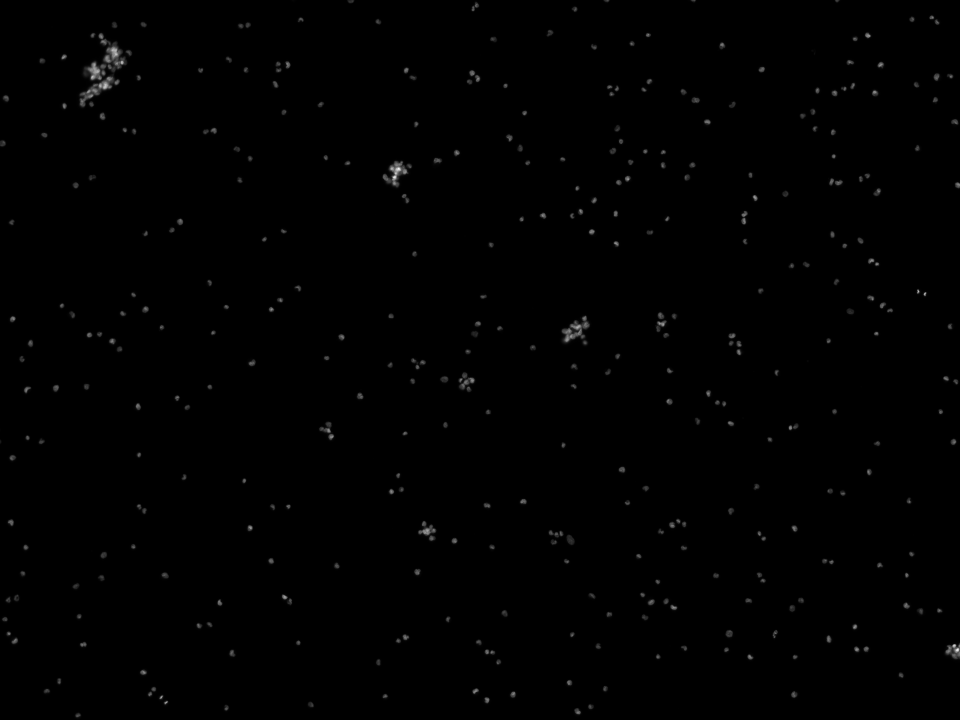
%> input picture ressources/exercise_sols/w5/CellData/Sample E2 - U2OS DAPI channel.tiff, 1920 x 1440 px (shown at 1/2 size)
$ octave BlobAnalysis.m   (GNU Octave 9; MATLAB toolbox functions it lacks are replaced by stand-ins)
%> lines starting %> are read from the running program, lines starting %| are printed output that depends on the picture; in (x1, y1, x2, y2) boxes, pixels count from 0 and x2, y2 are one past the last pixel; in counts of white or black regions, pixels touching at a corner belong together; the program's own positions count from 1
### ressources/exercise_sols/w5/CountCellNuclei.m
function [I,N] = CountCellNuclei(Im)
% CountCellNuclei Count the number of cell nuclei in an image
% specially designed for DAPI stained images from Chemometec
% Return an image (I) with cells nuclei and the number of nuclei N

% Fixex threshold
BW = (Im > 10);

% Remove objects touching border
BWc = imclearborder(BW);

% Label blobs
L = bwlabel(BWc,8);

% blob features
cellStats = regionprops(L, 'All');

cellPerimeter = [cellStats.Perimeter];
cellArea = [cellStats.Area];

% Compute circulatiry
circularity =  (4 * pi * [cellStats.Area]) ./ ([cellStats.Perimeter].^2);

% Filter based on circularit and area
idx = find([circularity] > 0.9 & [cellStats.Area] < 200 & [cellStats.Area] > 50);

% Generate output image and number of found blobs
I = ismember(L,idx);
N = numel(idx);

### ressources/exercise_sols/w5/imagegrid.m
function imagegrid(h,imsize)
% Call: imagegrid(h,imsize)
% h is handle to the axes. Normally just send gca
% imsize is the size of the image. Normally just send size(I)
  set(h,'xtick',1.5:imsize(1)+.5,'ytick',1.5:imsize(2)+.5,...
    'XTickLabel','',...
    'YTickLabel','',...
    'xcolor','r', 'ycolor', 'r','GridLineStyle','-')
  grid on,axis image
end

### ressources/exercise_sols/w5/BlobAnalysis.m
%% Ex 1 & 2
set(0,'defaultaxesfontsize',15);
clear all, close all,clc
load Image1.mat

subplot(1,3,1)
imagesc(Image1);
imagegrid(gca,size(Image1));
colormap(hot);
title('Original image')

subplot(1,3,2);
% 4 connectiviy
L4 = bwlabel(Image1,4);
imagesc(L4);
imagegrid(gca,size(L4));
colormap(hot);
title('4 connectiviy')

subplot(1,3,3);
% 8 connectiviy
L8 = bwlabel(Image1,8);
imagesc(L8);
imagegrid(gca,size(L8));
colormap(hot);
title('8 connectiviy')
% The difference between 4 and 8 connectivity is that regions where the
% cornors of pixels touch are the same region in 8 connectivity but not in
% 4.
%% Ex 3
RGB4 = label2rgb(L4);
RGB8 = label2rgb(L8);

%RGB4 = label2rgb(L4, 'spring', 'c', 'shuffle');
%RGB8 = label2rgb(L8, 'spring', 'c', 'shuffle');

subplot(1,3,1)
imagesc(label2rgb(Image1));
imagegrid(gca,size(Image1));
colormap(hot);
title('Original image')

subplot(1,3,2);
% 4 connectiviy
imagesc(RGB4);
imagegrid(gca,size(RGB4));
title('4 connectiviy')

subplot(1,3,3);
% 8 connectiviy
imagesc(RGB8);
imagegrid(gca,size(RGB8));
title('8 connectiviy')

%% Ex 4 & 5
 stats8 = regionprops(L8, 'Area');
 val1= stats8(1).Area
 val2= stats8(2).Area
 val3= stats8(3).Area
%% Ex 6
allArea = [stats8.Area]
%% Ex 7
idx = find([stats8.Area] > 16);
BW2 = ismember(L8,idx);

imagesc(BW2);
imagegrid(gca,size(BW2));
colormap(hot);

%% Ex 8
 stats8 = regionprops(L8, 'All');

allPerimeter = [stats8.Perimeter]
perimeter_20 = sum(allPerimeter>20)
plot(allArea, allPerimeter, '*'), xlabel('Area'), ylabel('Perimeter');


%% Chemometec U2OS cell analysis - raw images
clear all,close all,clc;
% [4 lines of commented-out code are left out]

I16 = imread('CellData\Sample E2 - U2OS DAPI channel.tiff');
%> I16 is the input picture: size 1440x1920 uint16; min 0, max 65535, mean 327.8
I16c = imcrop(I16, [500 700 500 500]);
%I16c = imcrop(I16, [700 900 500 500]);
%I16c = imcrop(I16, [0 0 500 500]);

%Im = imread('CellData\Sample E2 - U2OS DAPI channel_selection.tif');
Im = im2uint8(I16c);
% [7 lines of commented-out code are left out]
%% Ex 12
imshow(Im, [0 150]); title('DAPI Stained U2OS cell nuclei');
%imshow(Im, [0 150]); title('DAPI Stained COS7 cell nuclei');
%% Ex 13
imhist(Im)
%> figure, not shown here; highest point at x = 0, y = 238521
% 10 is choosen, zoom in to see the values in the histogram
BW = (Im > 10);
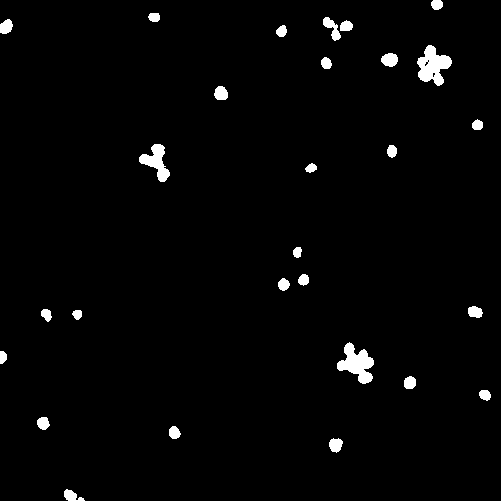
%> BW: size 501x501 logical; 2% white; 28 white regions, largest, box (x1, y1, x2, y2) and area: (417, 45, 452, 86) 815, (337, 342, 374, 384) 812, (139, 144, 170, 182) 543
figure, imshow(BW); title('Thresholded image');
%% Ex 14
BWc = imclearborder(BW);
figure, imshow(BWc); title('Thresholded image - border cells removed');
%% Ex 15
se = strel('disk',3);
BWe = imopen(BWc,se);
%> BWe: size 501x501 logical; 1.8% white; 25 white regions
L = bwlabel(BWe,8);
%> L: size 501x501 double; 26 distinct labels, from 0 to 25
L1 = label2rgb(L);
subplot(1,3,1),
imshow(BWc), title('Original image - border cells removed')
subplot(1,3,2),
imshow(BWe), title('Opened image');
subplot(1,3,3)
imagesc(L1); axis image; title('Regions labeled with RGB colors');
%% Ex 16

cellStats = regionprops(L, 'All');
%> cellStats = 25 regions; largest, box (x1, y1, x2, y2), Area, Centroid, MajorAxisLength, MinorAxisLength and Eccentricity: (417, 45, 452, 86) 811 [433.6 66.3] 37.65 32.43 0.508, (337, 343, 374, 384) 806 [357.5 364.4] 42.02 29.88 0.703, (139, 144, 170, 182) 539 [157 162.4] 40.25 24.97 0.784

cellPerimeter = [cellStats.Perimeter];
%> cellPerimeter = 25 values, max 151.5 at index 17, min 27.42 at index 3, mean 46.39
cellArea = [cellStats.Area];
%> cellArea = 25 values, max 811 at index 22, min 72 at index 12, mean 181.8

figure, plot(cellPerimeter, cellArea, '.');  xlabel('Perimeter'); ylabel('Area');

figure, hist(cellArea); title('Cell Area Histogram');
%> after `title('Cell Area Histogram')`:
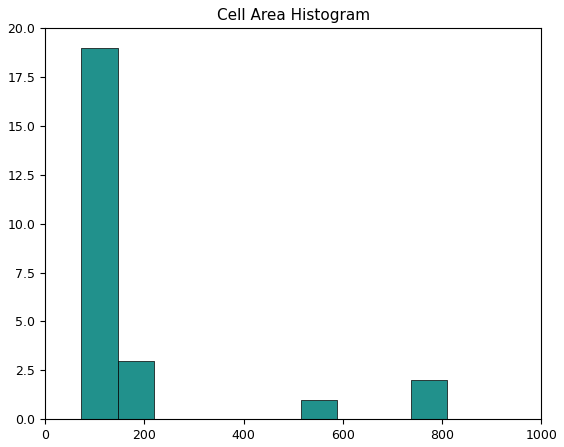
%> figure redrawn from the program's plot data; tallest bar 19 high, from x = 72 to 145.9
%% Ex 17


idx = find([cellStats.Area] > 200);
%> idx = [4 17 22]
BW2 = ismember(L,idx);
%> BW2: size 501x501 logical; 0.86% white; 3 white regions, box (x1, y1, x2, y2) and area: (417, 45, 452, 86) 811, (337, 343, 374, 384) 806, (139, 144, 170, 182) 539
figure, imagesc(BW2); axis image; title('Object with area > 200');

idx = find([cellStats.Area] < 200);
%> idx = 22 values from 1 to 25
BW2 = ismember(L,idx);
%> BW2: size 501x501 logical; 0.95% white; 22 white regions
figure, imagesc(BW2); axis image; title('Object with area < 200');
countA = numel(idx);
%> countA = 22

minArea = 20;
maxArea = 200;
idx = find([cellStats.Area] < maxArea & [cellStats.Area] > minArea );
BW2 = ismember(L,idx);
figure, imagesc(BW2); axis image; title('Object with area < 200 and area > 20');
countA2 = numel(idx);
%> countA2 = 22
%% Ex 18

circularity =  (4 * pi * [cellStats.Area]) ./ ([cellStats.Perimeter].^2);
%> circularity = 25 values, max 1.22 at index 3, min 0.441 at index 17, mean 1.08
hist(circularity);
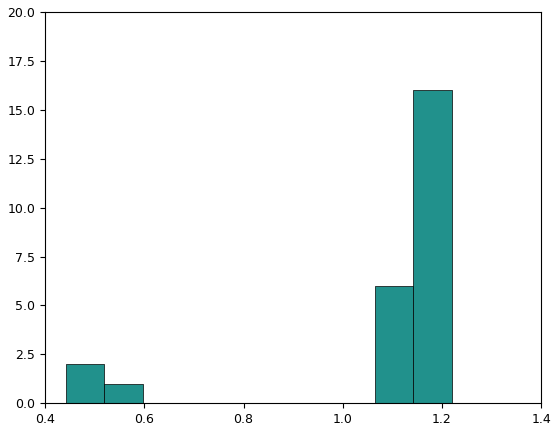
%> figure redrawn from the program's plot data; tallest bar 16 high, from x = 1.14 to 1.22
idx = find([circularity] > 0.9);
BW2 = ismember(L,idx);
figure, imagesc(BW2); axis image; title('Circularity > 0.9')
countC = numel(idx);
%> countC = 22
%% Ex 19
idx = find([circularity] > 0.9 & [cellStats.Area] < 200 & [cellStats.Area] > 50);
BW2 = ismember(L,idx);
countCA = numel(idx);
%> countCA = 22
tit = sprintf('Circularity and Area filtered : %i cells',countCA);
%> tit = 'Circularity and Area filtered : 22 cells'
figure, imagesc(BW2); axis image; title(tit)


% Cell counts
countA
%> countA = 22
countC
%> countC = 22
countCA
%> countCA = 22

%% Ex 20
% Test CountCellNuclei.m
[I, N] = CountCellNuclei(Im);
%> in CountCellNuclei, `L = bwlabel(BWc,8);`: L: size 501x501 double; 25 distinct labels, from 0 to 24
%> in CountCellNuclei, `cellStats = regionprops(L, 'All');`: cellStats = 24 regions; largest, box (x1, y1, x2, y2), Area, Centroid, MajorAxisLength, MinorAxisLength and Eccentricity: (417, 45, 452, 86) 815 [433.6 66.3] 37.67 32.47 0.507, (337, 342, 374, 384) 812 [357.5 364.2] 42.07 30.06 0.7, (139, 144, 170, 182) 543 [157.1 162.4] 40.21 25.11 0.781
%> in CountCellNuclei, `cellPerimeter = [cellStats.Perimeter];`: cellPerimeter = 24 values, max 153.6 at index 16, min 28.56 at index 3, mean 49.58
%> in CountCellNuclei, `cellArea = [cellStats.Area];`: cellArea = 24 values, max 815 at index 21, min 76 at index 3, mean 192.7
%> in CountCellNuclei, `circularity =  (4 * pi * [cellStats.Area]) ./ ([cellStats.Perimeter].^..`: circularity = 24 values, max 1.17 at index 13, min 0.432 at index 16, mean 1.02
%> in CountCellNuclei, `idx = find([circularity] > 0.9 & [cellStats.Area] < 200 & [cellStats.A..`: idx = 20 values from 1 to 24
%> in CountCellNuclei, `I = ismember(L,idx);`: I: size 501x501 logical; 0.9% white; 20 white regions, largest, box (x1, y1, x2, y2) and area: (381, 53, 398, 67) 183, (214, 86, 228, 100) 158, (329, 438, 343, 453) 153
%> in CountCellNuclei, `N = numel(idx);`: N = 20
%> N = 20
sprintf('CountCellNuclei says %i cells ',N);
tit = sprintf('CountCellNuclei output with %i cells',N);
%> tit = 'CountCellNuclei output with 20 cells'
figure, imagesc(I); axis image; title(tit)


%% Chemometec U2OS cell analysis
% same procedure but another image
clear all,close all,clc;
addpath CellDataWorking
Im = imread('Sample E2 - U2OS DAPI channel_selection2_8bit.png');
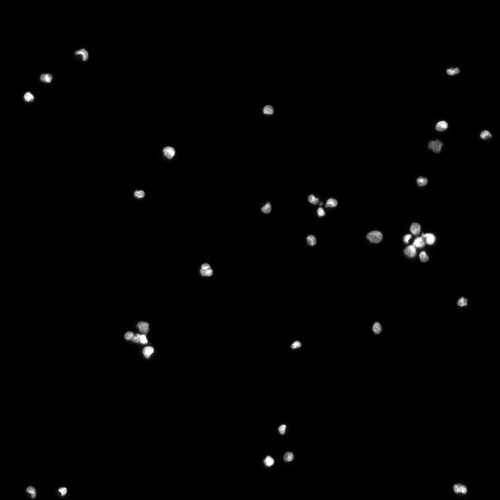
%> input picture ressources/exercise_sols/w5/CellDataWorking/Sample E2 - U2OS DAPI channel_selection2_8bit.png, 500 x 500 px
%> Im is the input picture: size 500x500 uint8; min 0, max 255, mean 2.4
imshow(Im); title('Original image');

%% Ex 24
se = strel('disk',3);
BWe = imopen(Im,se);
%> BWe: size 500x500 uint8
imshow(BWe)
BW = (BWe > 75);
%> BW: size 500x500 logical; 1.2% white; 33 white regions
figure;
imshow(BW), title('Thresholded (grayscale) image')
%%
L = bwlabel(BW,8);
%> L: size 500x500 double; 34 distinct labels, from 0 to 33
L1 = label2rgb(L);
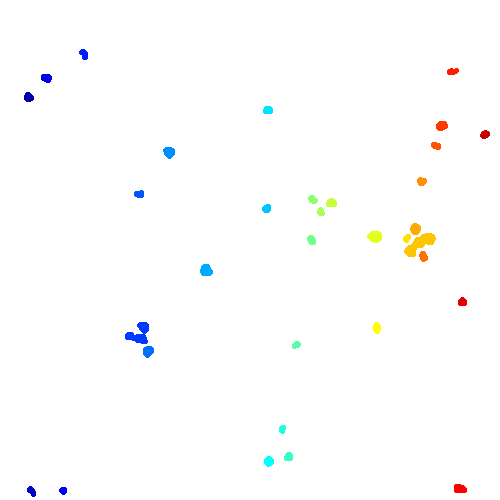
%> L1: size 500x500x3 uint8; mean R, G, B 253.4, 253.6, 253.4
figure, imagesc(L1); axis image; title('Regions labeled with RGB colors');
%%
cellStats = regionprops(L, 'All');
%> cellStats = 33 regions; largest, box (x1, y1, x2, y2), Area, Centroid, MajorAxisLength, MinorAxisLength and Eccentricity: (404, 233, 436, 257) 365 [420.3 244.5] 38.82 13.72 0.936, (125, 322, 149, 344) 295 [139.8 334.5] 27.78 20.34 0.681, (367, 231, 382, 243) 142 [375.6 237.2] 15.12 12.1 0.599

cellPerimeter = [cellStats.Perimeter]
%> cellPerimeter = 33 values, max 90.78 at index 6, min 22.28 at index 4, mean 32.3
cellArea = [cellStats.Area];
%> cellArea = 33 values, max 365 at index 24, min 51 at index 4, mean 93.33

plot(cellPerimeter, cellArea, '.');

sort(cellArea);
hist(cellArea);
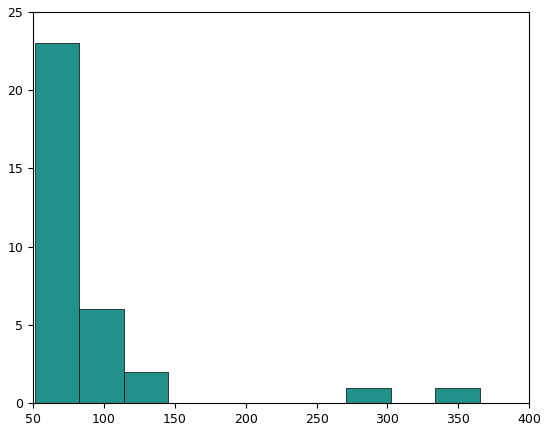
%> figure redrawn from the program's plot data; tallest bar 23 high, from x = 51 to 82.4


%% Identify outliers
idx = find([cellStats.Area] > 200);
%> idx = [6 24]
BW2 = ismember(L,idx);
%> BW2: size 500x500 logical; 0.26% white; 2 white regions, box (x1, y1, x2, y2) and area: (404, 233, 436, 257) 365, (125, 322, 149, 344) 295
figure, imagesc(BW2); axis image; title('Object with area > 200');

idx = find([cellStats.Area] < 200);
%> idx = 31 values from 1 to 33
BW2 = ismember(L,idx);
%> BW2: size 500x500 logical; 0.97% white; 31 white regions, largest, box (x1, y1, x2, y2) and area: (367, 231, 382, 243) 142, (200, 264, 213, 276) 126, (163, 147, 175, 159) 110
figure, imagesc(BW2); axis image; title('Object with area < 200');
%%
cellEcc = [cellStats.Eccentricity];
%> cellEcc = 33 values, max 0.936 at index 24, min 0.162 at index 4, mean 0.588
hist(cellEcc);

idx = find([cellStats.Eccentricity] > 0.70);
%> idx = [2 5 22 24 28 30 31]
BW2 = ismember(L,idx);
%> BW2: size 500x500 logical; 0.33% white; 7 white regions, largest, box (x1, y1, x2, y2) and area: (404, 233, 436, 257) 365, (454, 484, 467, 493) 102, (373, 322, 381, 334) 76
figure, imagesc(BW2); axis image; title('Eccentricity > 0.70')
%> after `title('Eccentricity > 0.70')`:
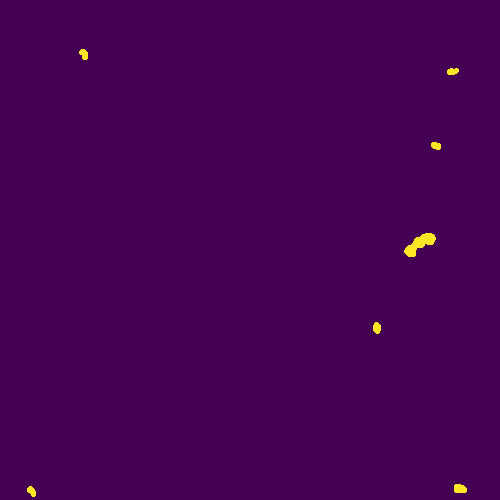
%> displayed picture: size 500x500x3, on the screen's scale of 0 to 255; mean R, G, B 68.6, 1.8, 83.8

cellShape = [cellStats.Perimeter] ./ [cellStats.Area];
%> cellShape = 33 values, max 0.444 at index 14, min 0.238 at index 24, mean 0.372
hist(cellShape);

idx = find([cellShape] < 0.20);
%> idx = []
BW2 = ismember(L,idx);
%> BW2: size 500x500 logical; every value is 0
figure, imagesc(BW2); axis image; title('Perimeter / Area < 0.20')
%% Ex 24
se = strel('disk',3);
%> (the run ends here)
